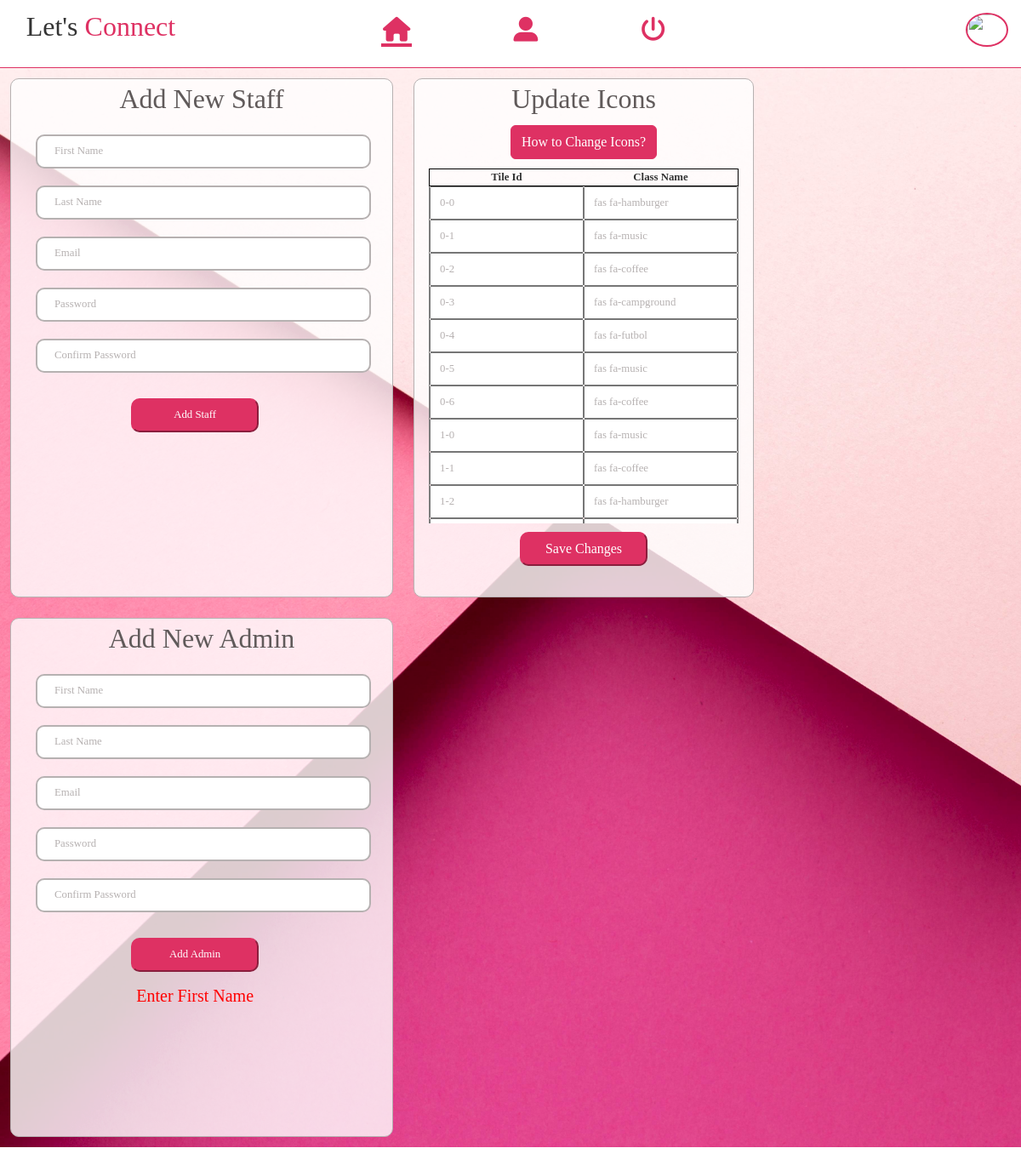
Page /adminhome.php?err8=enterfirstname on the committed database.
### tables this page shows
CREATE TABLE `gameboard` (
  `id` int(11) NOT NULL,
  `tile_id` varchar(30) NOT NULL,
  `icon_class_name` varchar(50) NOT NULL
);

### adminhome.php (the view, shortened to what this page needs)
<!DOCTYPE html>
<html lang="en">
<head>
    <link href="https://cdn.jsdelivr.net/npm/bootstrap@5.3.3/dist/css/bootstrap.min.css" rel="stylesheet">
    <link rel='stylesheet' type='text/css' href='style.css?v=<?php echo time(); ?>'>
</head>
<body style="height:auto;">
    <?php
    include 'navigation_bar.php';
    ?>
    <div class="container-fluid">
        <div class="row" style="background-image: url(images/home-background.jpg);background-size:cover;">
            <div class="col-md-4" style="height:610px;margin:1%;background-color: rgba(255, 255, 255, 0.8);border-radius:10px;border:1px solid #B6B1B1;width:450px;">
                <h2 style="height: auto;text-align:center;color:#605A5A;padding:1%;">Add New Staff</h2>
                <form method="post" action="add_staff.php">
                    <table style="height: auto;width:93%;">
                        <tr>
                            <td><input type="text" name="fname" placeholder="First Name" style="height: 40px;margin:10px;width:100%;border-radius: 10px;border-color: #B6B1B1;border-style: solid;"></td>
                        </tr>
                        <tr>
                            <td><input type="text" name="lname" placeholder="Last Name" style="height: 40px;margin:10px;width:100%;border-radius: 10px;border-color: #B6B1B1;border-style: solid;"></td>
                        </tr>
                        <tr>
                            <td>
                                <input type="text" name="email" placeholder="Email" style="height: 40px;width:100%;margin:10px;border-radius: 10px;border-color: #B6B1B1;border-style: solid;">
                            </td>
                        </tr>
                        <tr>
                            <td>
                                <input type="password" name="pwd" placeholder="Password" style="width: 100%;height:40px;margin:10px;border-radius: 10px;border-color: #B6B1B1;border-style: solid;">
                            </td>
                        </tr>
                        <tr>
                            <td>
                                <input type="password" name="cpwd" placeholder="Confirm Password" style="width: 100%;height:40px;margin:10px;border-radius: 10px;border-color: #B6B1B1;border-style: solid;">
                            </td>
                        </tr>
                        <tr>
                            <td style="padding-top: 20px;">
                                <button type="submit" style="height:40px;margin:0 auto;display:block;color:white;background-color:#DE3163;width:150px;border-radius:10px;border-color:#DE3163;">Add Staff</button>
                            </td>
                        </tr>
                        <tr>
                            <td>
                                <h5 style="padding:4%;text-align:center;color:<?php if (isset($_GET["mssg2"])) {
                                                                                    print("green");
                                                                                } else {
                                                                                    print("red");
                                                                                } ?>">
                                </h5>
                            </td>
                        </tr>
                    </table>
                </form>
            </div>
            <div class="col-md-4" style="height:610px;margin:1%;background-color: rgba(255, 255, 255, 0.8);border-radius:10px;border:1px solid #B6B1B1;">
                <h2 style="height: auto;text-align:center;color:#605A5A;padding:1%;">Update Icons</h2>
                <button type="button" class="btn btn-primary" data-bs-toggle="modal" data-bs-target="#exampleModal" style="margin: 0 auto;display:block;background-color: #DE3163;border-color:#DE3163;height:40px;">
                    How to Change Icons?
                </button>
                <form id="staff" method="post" action="updateicons.php" style="margin-top: 1%;">
                    <div style="height:424px;overflow-x:hidden;margin-bottom:10px;">
                        <table border="1" style="margin-left:auto;margin-right:auto;">
                            <tr style="border: 1px solid black;">
                                <th style="text-align:center;">Tile Id</th>
                                <th style="text-align: center;">Class Name</th>
                            </tr>
                            <?php include 'db.php';
                            $q = "SELECT * FROM `gameboard`";
                            $rs = mysqli_query($conn, $q);
                            while ($row = mysqli_fetch_array($rs)) {
                            ?>
                                <tr>
                                    <td style="width: 100px;text-align:center;"><input type="text" name="tile_id[]" value="<?php print($row['tile_id']); ?>"></td>
                                    <td><input type="text" name="icon_class_name[]" value="<?php print($row['icon_class_name']); ?>"></td>
                                </tr>
                            <?php } ?>
                        </table>
                    </div>
                    <button type="submit" style="height:40px;margin:0 auto;display:block;color:white;background-color:#DE3163;width:150px;border-radius:10px;border-color:#DE3163;">Save Changes</button>
                    <h5 style="text-align: center;color:green;padding:1%;"><?php if (isset($_GET["mssg1"])) {
                                                                            } ?></h5>
                </form>
            </div>
            <div class="col-md-4" style="height:610px;margin:1%;background-color: rgba(255, 255, 255, 0.8);border-radius:10px;border:1px solid #B6B1B1;width:450px;">
                <h2 style="height: auto;text-align:center;color:#605A5A;padding:1%;">Add New Admin</h2>
                <form method="post" action="add_admin.php">
                    <table style="height: auto;width:93%;">
                        <tr>
                            <td><input type="text" name="fname" placeholder="First Name" style="height: 40px;margin:10px;width:100%;border-radius: 10px;border-color: #B6B1B1;border-style: solid;"></td>
                        </tr>
                        <tr>
                            <td><input type="text" name="lname" placeholder="Last Name" style="height: 40px;margin:10px;width:100%;border-radius: 10px;border-color: #B6B1B1;border-style: solid;"></td>
                        </tr>
                        <tr>
                            <td>
                                <input type="text" name="email" placeholder="Email" style="height: 40px;width:100%;margin:10px;border-radius: 10px;border-color: #B6B1B1;border-style: solid;">
                            </td>
                        </tr>
                        <tr>
                            <td>
                                <input type="password" name="pwd" placeholder="Password" style="width: 100%;height:40px;margin:10px;border-radius: 10px;border-color: #B6B1B1;border-style: solid;">
                            </td>
                        </tr>
                        <tr>
                            <td>
                                <input type="password" name="cpwd" placeholder="Confirm Password" style="width: 100%;height:40px;margin:10px;border-radius: 10px;border-color: #B6B1B1;border-style: solid;">
                            </td>
                        </tr>
                        <tr>
                            <td style="padding-top: 20px;">
                                <button type="submit" style="height:40px;margin:0 auto;display:block;color:white;background-color:#DE3163;width:150px;border-radius:10px;border-color:#DE3163;">Add Admin</button>
                            </td>
                        </tr>
                        <tr>
                            <td>
                                <h5 style="padding:4%;text-align:center;color:<?php if (isset($_GET["mssg3"])) {
                                                                                    print("green");
                                                                                } else {
                                                                                    print("red");
                                                                                } ?>">
                                    <?php if (isset($_GET["mssg3"])) {
                                        print("New Admin Added");
                                    } elseif (isset($_GET["err8"])) {
                                        print("Enter First Name");
                                    } elseif (isset($_GET["err9"])) {
                                        print("Enter Last Name");
                                    } elseif (isset($_GET["err10"])) {
                                        print("Enter Email");
                                    } elseif (isset($_GET["err11"])) {
                                        print("Enter Password");
                                    } elseif (isset($_GET["err12"])) {
                                        print("Enter Confirm Password");
                                    } elseif (isset($_GET["err13"])) {
                                        print("Email Already Exist");
                                    } elseif (isset($_GET["err14"])) {
                                        print("Entered Passwords does not match");
                                    }
                                    ?>
                                </h5>
                            </td>
                        </tr>
                    </table>
                </form>
            </div>
        </div>
    </div>
</body>
</html>

### style.css (style rules this page uses)
* { padding: 0; margin: 0; box-sizing: border-box; height: 100%; font-family: 'Times New Roman', Times, serif; }
body { overflow-x: hidden; }
::placeholder { color:#B6B1B1; padding-left: 10px; }
input[type="text"] { padding:10px; color: #B6B1B1; }
input[type="password"] { padding:10px; color: #B6B1B1; }
.icon-description,table,h6 { color: #343434; padding: 5.8px; margin: 7px; }
@media (max-width:1368px) { body { overflow-y: scroll; } }
@media (max-width:1368px) { .icon-description,table,h6 { padding: 2px; font-size: 0.8rem; } }

### rows in the picture
gameboard: tile "0-0", icon_class_name "fas fa-hamburger"
gameboard: tile "0-1", icon_class_name "fas fa-music"
gameboard: tile "0-2", icon_class_name "fas fa-coffee"
gameboard: tile "0-3", icon_class_name "fas fa-campground"
gameboard: tile "0-4", icon_class_name "fas fa-futbol"
gameboard: tile "0-5", icon_class_name "fas fa-music"
gameboard: tile "0-6", icon_class_name "fas fa-coffee"
gameboard: tile "1-0", icon_class_name "fas fa-music"
gameboard: tile "1-1", icon_class_name "fas fa-coffee"
gameboard: tile "1-2", icon_class_name "fas fa-hamburger"
gameboard: tile "1-3", icon_class_name "fas fa-campground"
